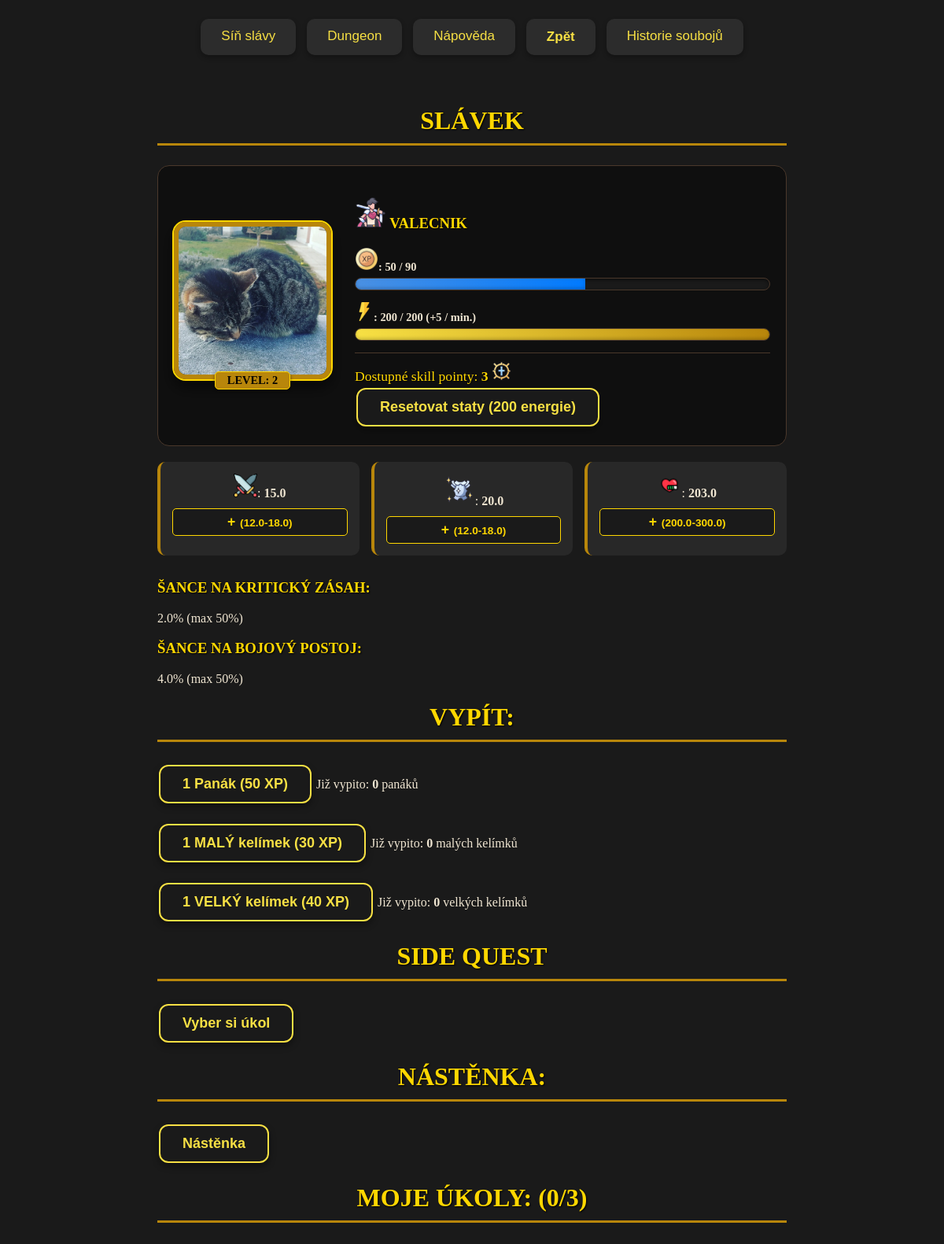
The app's page /player_info/2536/ with its own data.
### game/models.py (models this page shows, shortened)
class player(models.Model):
    profile_img = models.ImageField(upload_to='profile_images/', blank=True, null=True)
    role_img_id = models.IntegerField(blank=True, null=True) # 1 = mág, 2 = hunter, 3 = warrior
    gender = models.CharField(max_length=10, blank=True, null=True)
    active = models.BooleanField(default=False)
    name = models.CharField(max_length=100, blank=True)
    lvl = models.IntegerField(default=1, blank=True)
    xp = models.IntegerField(default=0, blank=True)
    xp_need = models.IntegerField(default=50, blank=True)
    score_dmg_delt = models.IntegerField(default=0, blank=True)
    score_dmg_taken = models.IntegerField(default=0, blank=True)
    score_death_counter = models.IntegerField(default=0, blank=True)
    score_best_dmg = models.IntegerField(default=0, blank=True)
    score = models.IntegerField(default=0, blank=True)
    quest_refresh = models.IntegerField(default=1)
    energie = models.IntegerField(default=200, blank=True, validators=[MinValueValidator(0), MaxValueValidator(200)])
    last_energy_update = models.DateTimeField(default=timezone.now)
    skill_points = models.IntegerField(default=0, blank=True)
    panak = models.IntegerField(default=0, blank=True)
    maly_kelimek = models.IntegerField(default=0, blank=True)
    velky_kelimek = models.IntegerField(default=0, blank=True)
    povolani = models.CharField(max_length=50, blank=True, default='nic')
    dmg = models.IntegerField(blank=True, default= 1)
    dmg_koef = models.FloatField(blank=True, default= 1)
    dmg_now = models.FloatField(blank=True, default= 1)
    armor = models.IntegerField(blank=True, default= 1)
    armor_koef = models.FloatField(blank=True, default= 1)
    armor_now = models.FloatField(blank=True, default= 1)
    hp = models.IntegerField(blank=True, default=1)
    hp_koef = models.FloatField(blank=True, default=1)
    hp_now = models.FloatField(blank=True, default=1)
    hp_actual_fight = models.IntegerField(blank=True, default=1)
    critic_chance = models.FloatField(default=1, blank=True, null=True, validators=[MinValueValidator(0), MaxValueValidator(50)])  # šance na kritický zásah
    dodge_chance = models.FloatField(default=1, blank=True, null=True, validators=[MinValueValidator(0), MaxValueValidator(50)])
    quest_counter = models.IntegerField(default=0, blank=True, validators=[MinValueValidator(0), MaxValueValidator(3)])
    def energy_change(self):
        if self.energie <= 200:
            time_now = timezone.now()
            time_diff = time_now - self.last_energy_update
            minutes_passed = round(time_diff.total_seconds() // 60)
            energy_to_add = int(round(minutes_passed * 5))
            if self.energie + energy_to_add >= 200:
                self.energie = 200
            elif self.energie + energy_to_add <= 0:
                self.energie = 0
            else:
                self.energie += energy_to_add
            self.last_energy_update = time_now
            self.save()
        else:
            self.energie = 200
            self.save()

### game/views.py (the view)
# urls.py: path('player_info/<int:player_id>/', views.player_info, name='player_info'),
def player_info(request, player_id):
    one_player = player.objects.get(id=player_id)
    one_player_name = one_player.name
    actual_boss = boss.objects.filter(defeated=False).first()
    actual_patro = actual_boss.patro
    dmg_koef_min = round(one_player.dmg_koef * 0.8, 1)
    dmg_koef_max = round(one_player.dmg_koef * 1.2, 1)
    armor_koef_min = round(one_player.armor_koef * 0.8, 1)
    armor_koef_max = round(one_player.armor_koef * 1.2, 1)
    hp_koef_min = round(one_player.hp_koef * 0.8, 1)
    hp_koef_max = round(one_player.hp_koef * 1.2, 1)
    one_player.energy_change()
    energy = one_player.energie
    player_quests = side_quest.objects.filter(
        Q(player=one_player) | Q(player_coop=one_player_name),
        done=False
    )
    print({player_quests})
    return render(request, 'game/player_info.html', {
        'one_player': one_player,
        'player_quests': player_quests,
        'dmg_koef_min': dmg_koef_min,
        'dmg_koef_max': dmg_koef_max,
        'armor_koef_min': armor_koef_min,
        'armor_koef_max': armor_koef_max,
        'hp_koef_min': hp_koef_min,
        'hp_koef_max': hp_koef_max,
        'energy': energy,
        'actual_patro': actual_patro,
        })

### game/templates/game/player_info.html (shortened to what this page needs)
{% extends "base.html" %}
{% load static %}
{% block styly %}
    <link rel="stylesheet" href="{% static 'game/player_info.css' %}">
{% endblock styly %}
{% block content %}
<div class="container">
    <div class="player-header">
        <h1><u></u> <b>{{ one_player.name }}</b></h1>
        <div class="player-main-section">
            <div class="player-avatar-wrapper">
                <div class="player-avatar-container">
                    {% if one_player.profile_img %}
                    <img src="{{ one_player.profile_img.url }}" alt="Player Avatar" class="player-avatar">
                    {% else %}
                    <img src="/media/profile_images/default_avatar.png" alt="Default Avatar" class="player-avatar">
                    {% endif %}
                </div>
                <div class="player-lvl-badge">Level: {{ one_player.lvl }}</div>
            </div>
            <div class="player-progress-section">
                <h3><b><img src="/media/icons/{{one_player.role_img_id}}{{ one_player.gender }}.png" alt="{{ one_player.gender }}" width="40" height="40">  {{ one_player.povolani }}</b></h3>
                <div class="progress-container">
                    <label><img src="/media/icons/xp.png" alt="xp" width="30" height="30">: {{ one_player.xp }} / {{ one_player.xp_need }}</label>
                    <div class="progress-bar-bg">
                        <div class="progress-bar-fill xp-color" style="width: calc(({{ one_player.xp }} / {{ one_player.xp_need }}) * 100%)"></div>
                    </div>
                </div>
                <div class="progress-container">
                    <label><img src="/media/icons/lighting.png" alt="energy" width="24" height="24">: {{ energy }} / 200 (+5 / min.)</label>
                    <div class="progress-bar-bg">
                        <div class="progress-bar-fill energy-color" style="width: calc(({{ energy }} / 200) * 100%)"></div>
                    </div>
                </div>
                <div class="skill-points-highlight">
                    Dostupné skill pointy: <b>{{ one_player.skill_points }} <img src="/media/icons/skill_point.png" alt="skill_point" width="25" height="25" center:"center"></b>
                    <form action="{% url 'skill_reset' one_player.id %}" method="post"> {% csrf_token %} <button type="submit" class="button">Resetovat staty (200 energie) </button></form>
                </div>
            </div>
        </div>
        <div class="stats-grid">
            <form action="{% url 'stat_up' one_player.id %}" method="post" class="stat-card">
                <span class="stat-label"><img src="/media/icons/swords.png" alt="attack" width="30" height="30">: <b>{{ one_player.dmg_now }}</b></span>
                <button type="submit" name="stat_type" value="dmg" class="stat-button">
                    <span class="plus-icon">+</span> ({{ dmg_koef_min }}-{{ dmg_koef_max }})
                </button>
            </form>
            <form action="{% url 'stat_up' one_player.id %}" method="post" class="stat-card">
                <span class="stat-label"><img src="/media/icons/armor.png" alt="armor" width="40" height="40">: <b>{{ one_player.armor_now }}</b></span>
                <button type="submit" name="stat_type" value="armor" class="stat-button">
                    <span class="plus-icon">+</span> ({{ armor_koef_min }}-{{ armor_koef_max }})
                </button>
            </form>
            <form action="{% url 'stat_up' one_player.id %}" method="post" class="stat-card">
                <span class="stat-label"><img src="/media/icons/life-bar.png" alt="hp" width="30" height="30">: <b>{{ one_player.hp_now }}</b></span>
                <button type="submit" name="stat_type" value="hp" class="stat-button">
                    <span class="plus-icon">+</span> ({{ hp_koef_min }}-{{ hp_koef_max }})
                </button>
            </form>
        </div>
    </div>
    <h3>Šance na KRITICKÝ ZÁSAH: </h3> {{ one_player.critic_chance }}% (max 50%)
    <h3>Šance na BOJOVÝ POSTOJ: </h3> {{ one_player.dodge_chance }}% (max 50%)
    <h1>Vypít:</h1>
        <form action="{% url 'drink' one_player.id %}" method="post">
        <button type="submit" name="drink_type" value="panak" class="button" onclick="return confirm('OPRAVDU Jsi vypil PANÁK?');">1 Panák (50 XP)</button>
        Již vypito: <b>{{ one_player.panak }}</b> panáků
        <button type="submit" name="drink_type" value="maly_kelimek" class="button" onclick="return confirm('OPRAVDU Jsi vypil MALÝ KELÍMEK?');">1 MALÝ kelímek (30 XP)</button>
        Již vypito: <b>{{ one_player.maly_kelimek }}</b> malých kelímků
        <button type="submit" name="drink_type" value="velky_kelimek" class="button" onclick="return confirm('OPRAVDU Jsi vypil VELKÝ KELÍMEK?');">1 VELKÝ kelímek (40 XP)</button>
        Již vypito: <b>{{ one_player.velky_kelimek }}</b> velkých kelímků
    </form>
    <h1>Side quest</h1>
    <form action="{% url "sidequest" %}" method="post">
        <button type="submit" class="button">Vyber si úkol</button>
    </form>
    <h1>Nástěnka:</h1>
    <form action="{% url "nastenka" %}" method="post">
        <button type="submit" class="button">Nástěnka</button>
    </form>
    <h1>Moje úkoly: ({{ one_player.quest_counter }}/3)</h1>
</div>
{% endblock content %}

### static/app.css (style rules this page uses)
body { background-color: #1a1a1a; color: #f0e6d2; font-family: 'Georgia', serif; margin: 0; padding: 20px; display: flex; flex-direction: column; align-items: center; position: relative; z-index: 1; }
body::before { content: ""; position: fixed; top: 0; left: 0; width: 100%; height: 100%; background-image: url('/media/pnp_logo.png'); background-repeat: no-repeat; background-size: cover; background-position: center; opacity: 0.05; z-index: -1; }
.container { max-width: 800px; width: 100%; margin-top: 20px; }
h1, h2, h3, h4 { color: #ffd700; text-shadow: 1px 1px 2px #000000; font-family: 'Trajan Pro', serif; text-transform: uppercase; }
h1 { border-bottom: 3px solid #b8860b; padding-bottom: 10px; margin-bottom: 25px; text-align: center; }
.button { background-color: #1a1a1a; color: #f7e044; border: 2px solid #f7e044; padding: 12px 28px; font-size: 18px; font-weight: bold; text-align: center; text-decoration: none; display: inline-block; margin: 4px 2px; cursor: pointer; border-radius: 12px; transition: all 0.3s ease; box-shadow: 0 4px 8px 0 rgba(0, 0, 0, 0.4); }
* { box-sizing: border-box; }
img { max-width: 100%; height: auto; }

### game/static/game/player_info.css (style rules this page uses)
.player-main-section { display: flex; gap: 30px; align-items: center; background: rgba(0, 0, 0, 0.4); padding: 20px; border-radius: 15px; border: 1px solid #4a382b; margin-bottom: 20px; }
.player-avatar-wrapper { display: flex; flex-direction: column; align-items: center; }
.player-avatar-container { width: 200px; height: 200px; position: relative; border: 6px solid #b8860b; outline: 2px solid #ffd700; border-radius: 15px; box-shadow: 0 10px 20px rgba(0,0,0,0.6), inset 0 0 15px rgba(0,0,0,0.8); overflow: hidden; background-color: #2c2c2c; }
.player-avatar { width: 100%; height: 100%; object-fit: cover; display: block; transition: transform 0.5s ease; }
.player-avatar-container::after { content: ""; position: absolute; top: 0; left: 0; width: 100%; height: 100%; background: linear-gradient(135deg, rgba(255,255,255,0.1) 0%, rgba(255,255,255,0) 50%); pointer-events: none; }
.player-lvl-badge { text-align: center; background: #b8860b; color: #000; font-weight: bold; border-radius: 5px; margin-top: -10px; position: relative; z-index: 2; padding: 2px 15px; box-shadow: 0 2px 4px rgba(0,0,0,0.5); border: 1px solid #ffd700; text-transform: uppercase; font-size: 0.9rem; }
.player-progress-section { flex-grow: 1; }
.progress-container { margin-bottom: 15px; }
.progress-container label { display: block; font-size: 0.9rem; margin-bottom: 5px; color: #f0e6d2; font-weight: bold; }
.progress-bar-bg { background: #1a1a1a; height: 16px; border-radius: 8px; border: 1px solid #4a382b; overflow: hidden; box-shadow: inset 0 2px 4px rgba(0,0,0,0.5); }
.progress-bar-fill { height: 100%; transition: width 0.5s ease-out; box-shadow: inset 0 -2px 4px rgba(0,0,0,0.2); }
.xp-color { background: linear-gradient(90deg, #4a90e2, #007aff); }
.energy-color { background: linear-gradient(90deg, #f7e044, #b8860b); }
.skill-points-highlight { color: #ffd700; font-size: 1.1rem; margin-top: 15px; text-shadow: 1px 1px 2px #000; border-top: 1px solid #4a382b; padding-top: 10px; }
.stats-grid { display: grid; grid-template-columns: repeat(3, 1fr); gap: 15px; margin-bottom: 30px; }
.stat-card { background: rgba(44, 44, 44, 0.8); padding: 15px; border-radius: 10px; border-left: 4px solid #b8860b; display: flex; flex-direction: column; align-items: center; gap: 10px; transition: transform 0.2s; }
.stat-label { font-size: 1rem; color: #f0e6d2; text-align: center; }
.stat-button { background: #1a1a1a; color: #ffd700; border: 1px solid #ffd700; padding: 6px 12px; border-radius: 5px; cursor: pointer; font-size: 0.85rem; font-weight: bold; transition: all 0.2s; width: 100%; }
.plus-icon { font-size: 1.1rem; margin-right: 2px; }

### records on screen
player: name "SLÁVEK", profile_img (picture), lvl "2", povolani "VALECNIK", xp "50", xp_need "90", skill_points "3", dmg_now "15.0", armor_now "20.0", hp_now "203.0", critic_chance "2.0", dodge_chance "4.0", panak "0", maly_kelimek "0", velky_kelimek "0", quest_counter "0"

### other values on screen
{{ energy }} "200"
{{ dmg_koef_min }} "12.0"
{{ dmg_koef_max }} "18.0"
{{ armor_koef_min }} "12.0"
{{ armor_koef_max }} "18.0"
{{ hp_koef_min }} "200.0"
{{ hp_koef_max }} "300.0"
